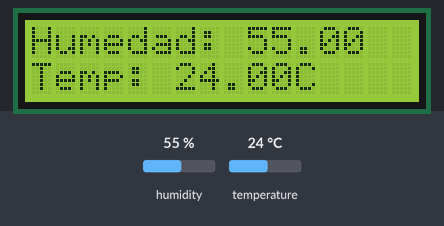
Bench run of a sketch on a simulated Arduino Uno, built with avr-gcc and run on an emulated ATmega328P. Shown: 16×2 character LCD. The inputs (shaded band) are chosen by the test bench; at power-on: humidity 55 %, temperature 24 °C.

Above: at 2.3 s.
2.4 s: humidity set to 22 %
At 4.6 s:
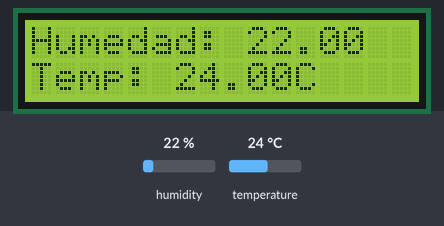
5.2 s: temperature set to 12 °C
At 6.5 s:
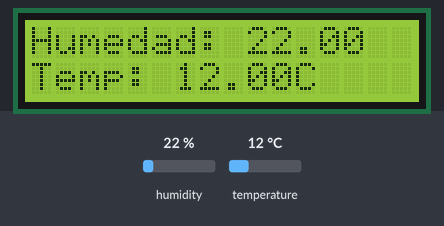
8.0 s: humidity set to 40 %
At 10.3 s:
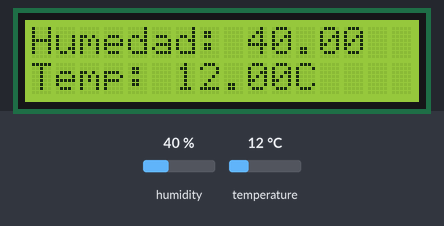
10.9 s: temperature set to 19 °C
At 12.3 s:
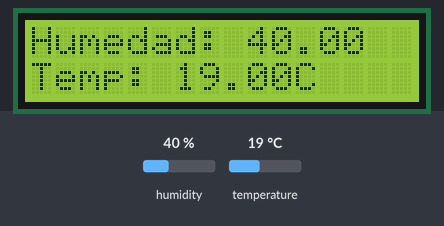
Timing chart, 0 to 13.9 s (numbered marks = the images above; inputs shaded):
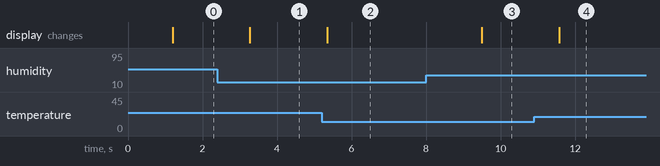

The sketch:

main.ino
```cpp
#include <LiquidCrystal_I2C.h>
#include <DHT.h>

#define DHTTYPE 11
#define DHTPIN 8
float h, t;

DHT dht(DHTPIN, DHTTYPE);
LiquidCrystal_I2C lcd(0x27, 16, 2);

void setup(){
  Serial.begin(9600);
  dht.begin();

  lcd.init();
  lcd.begin(16, 2);
  lcd.backlight();
  lcd.print("DHT11 Y DISPLAY ");
  delay(1000);
  lcd.clear();
}

void loop(){

  h = dht.readHumidity();
  t = dht.readTemperature();

  lcd.setCursor(0, 0);
  lcd.print("Humedad: ");
  lcd.print(h);

  lcd.setCursor(0, 1);
  lcd.print("Temp: ");
  lcd.print(t);
  lcd.print("C");
  delay(1000);

}
```

Measured:
- after the input at 2.4 s, the display: changes after 0.87 s (image 1)
- after the input at 5.2 s, the display: changes after 0.15 s (image 2)
- after the input at 8.0 s, the display: changes after 1.5 s (image 3)
- after the input at 10.9 s, the display: changes after 0.67 s (image 4)
